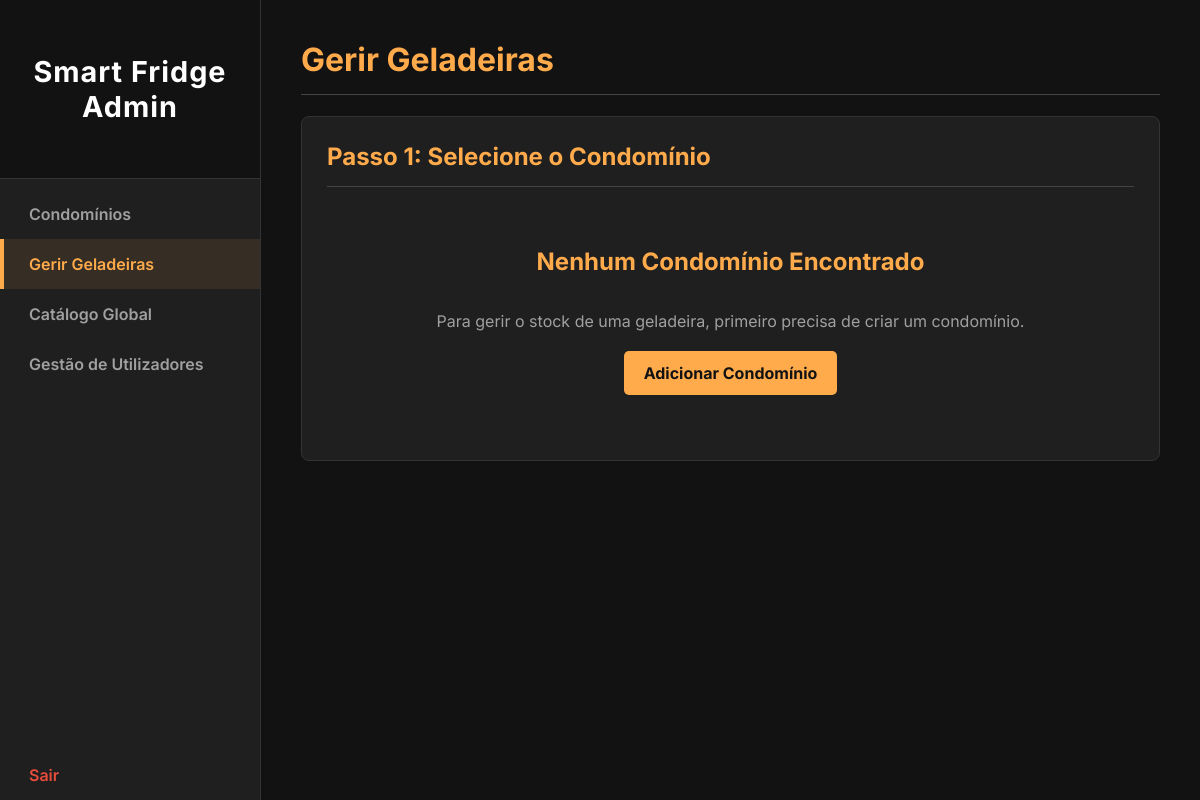
Before: /admin/geladeiras (signed in) with the older database file.
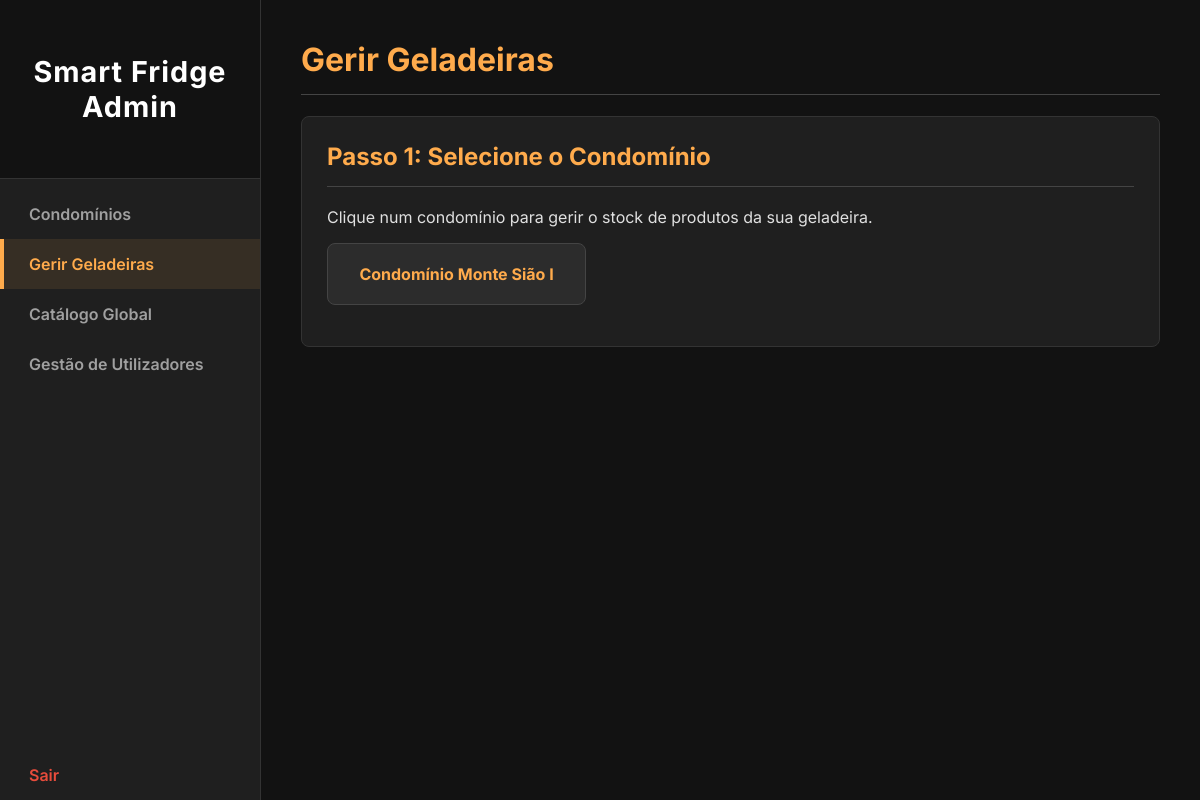
After: the same page with the newer database file.
### models.py (models this page shows)
class Condominio(db.Model):
    __tablename__ = 'condominio'
    id = db.Column(db.Integer, primary_key=True)
    name = db.Column(db.String(150), nullable=False, unique=True)
    responsible_name = db.Column(db.String(150))
    inventory = db.relationship('Inventory', backref='condominio', lazy=True, cascade="all, delete-orphan")

### app.py (the view)
@app.route('/admin/geladeiras')
@login_required
def selecionar_geladeira():
    if not current_user.is_admin: return redirect(url_for('user_dashboard'))
    condominios = Condominio.query.order_by(Condominio.name).all()
    return render_template('selecionar_geladeira.html', condominios=condominios)

### app.py (called while the page is built)
@login_manager.user_loader
def load_user(user_id):
    return User.query.get(int(user_id))

### templates/selecionar_geladeira.html (shortened to what this page needs)
<!DOCTYPE html>
<html lang="pt-br">
<head>
    <link rel="stylesheet" href="{{ url_for('static', filename='admin_style.css') }}">
</head>
<body>
    <div class="wrapper">
        <nav class="sidebar">
            <div class="sidebar-header"><h3 class="logo-text">Smart Fridge Admin</h3></div>
            <ul>
                <li><a href="{{ url_for('gerenciar_condominios') }}">Condomínios</a></li>
                <li><a href="{{ url_for('selecionar_geladeira') }}" class="active">Gerir Geladeiras</a></li>
                <li><a href="{{ url_for('gerenciar_catalogo') }}">Catálogo Global</a></li>
                <li><a href="{{ url_for('gerenciar_utilizadores') }}">Gestão de Utilizadores</a></li>
                <li><a href="{{ url_for('logout') }}" class="logout-link">Sair</a></li>
            </ul>
        </nav>
        <main class="main-content">
            <h1>Gerir Geladeiras</h1>
            <div class="card">
                <h2>Passo 1: Selecione o Condomínio</h2>
                {% if condominios %}
                    <p>Clique num condomínio para gerir o stock de produtos da sua geladeira.</p>
                    <ul class="condo-list">
                        {% for condo in condominios %}
                            <li><a href="{{ url_for('gerir_geladeira', condo_id=condo.id) }}">{{ condo.name }}</a></li>
                        {% endfor %}
                    </ul>
                {% else %}
                    <div class="empty-state">
                        <h2>Nenhum Condomínio Encontrado</h2>
                        <p>Para gerir o stock de uma geladeira, primeiro precisa de criar um condomínio.</p>
                        <a href="{{ url_for('gerenciar_condominios') }}" class="button">Adicionar Condomínio</a>
                    </div>
                {% endif %}
            </div>
        </main>
    </div>
</body>
</html>

Changed rows visible on the page:
added Condominio: name "Condomínio Monte Sião I"
Other visible differences:
text no longer shown: "Nenhum Condomínio Encontrado Para gerir o stock de uma geladeira, primeiro precisa de criar um condomínio. Adicionar Condomínio"
text now shown: "Clique num condomínio para gerir o stock de produtos da sua geladeira."
